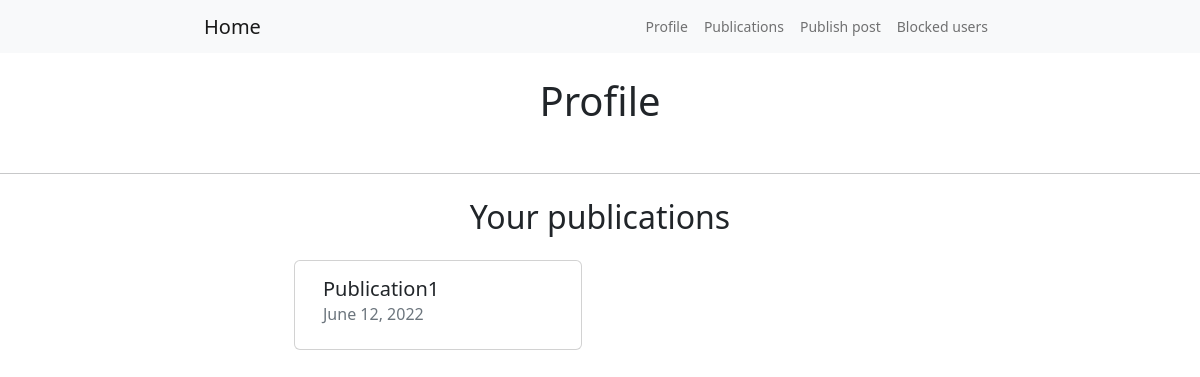
The page /profile/ (signed in) on the database as committed earlier.
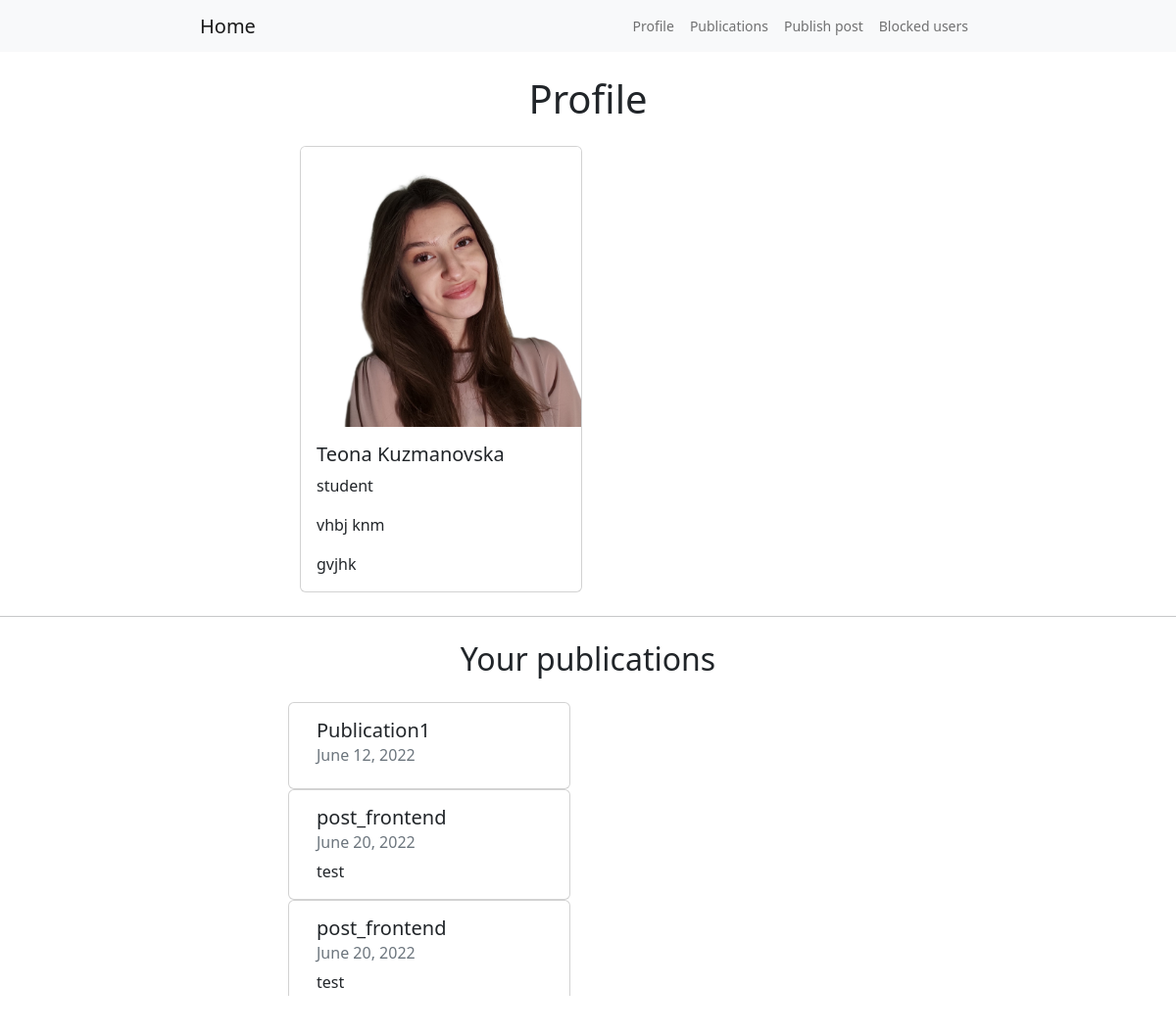
The same page on the database as committed later.
### BlogPost/models.py (models this page shows)
class Publication(models.Model):
    title = models.CharField(max_length=50)
    user = models.ForeignKey(User, on_delete=models.CASCADE)
    summary = models.TextField(null=True, blank=True)
    files = models.FileField(null=True, blank=True)
    creation_date = models.DateField(auto_now=True,)
    last_modified = models.DateTimeField(auto_now=True,)

class UserModel(models.Model):
    user = models.ForeignKey(User, on_delete=models.CASCADE)
    name = models.CharField(max_length=50, null=True, blank=True)
    surname = models.CharField(max_length=50, null=True, blank=True)
    image = models.ImageField(upload_to="images/", null=True, blank=True)
    interests = models.TextField(null=True, blank=True)
    skills = models.TextField(null=True, blank=True)
    occupation = models.CharField(max_length=50, null=True, blank=True)

### BlogPost/views.py (the view)
# urls.py: path('profile/', profile, name="profile"),
def profile(request):
    queryset1 = UserModel.objects.filter(user=request.user).all()
    queryset2 = Publication.objects.filter(user=request.user).all()
    context = {"users": queryset1, "user_publications": queryset2}
    return render(request, "profile.html", context=context)

### templates/profile.html (shortened to what this page needs)
<!DOCTYPE html>
<html lang="en">
<head>
    <link href="https://cdn.jsdelivr.net/npm/bootstrap@5.2.0-beta1/dist/css/bootstrap.min.css" rel="stylesheet"
>
</head>
<body>
<nav class="row justify-content-center small navbar navbar-expand-lg navbar-light bg-light">
    <div class="container-fluid col-8">
        <div class="navbar-header">
            <a class="navbar-brand" href="#">Home</a>
        </div>
        <ul class="nav navbar-nav d-flex">
            <li class="nav-item"><a class="nav-link" href="{% url "profile" %}">Profile</a></li>
            <li class="nav-item"><a class="nav-link" href="{% url "publications" %}">Publications</a></li>
            <li class="nav-item"><a class="nav-link" href="{% url "add_publications" %}">Publish post</a></li>
            <li class="nav-item"><a class="nav-link" href="{% url "blocked_users" %}">Blocked users</a></li>
        </ul>
    </div>
</nav>
<h1 class="row justify-content-center my-4">Profile</h1>
<div class="row justify-content-center my-4">
    <div class="col-6">
        {% for user in users %}
            <div class="card col-6" style="width: 18rem;">
              <img src="{{ MEDIA_URL }}{{ user.image.url }}" class="card-img-top" alt="...">
              <div class="card-body">
                <h5 class="card-title">{{ user.name }} {{ user.surname }}</h5>
                <p class="card-text">{{ user.occupation }}</p>
                <p class="card-text">{{ user.skills }}</p>
                <p class="card-text">{{ user.interests }}</p>
              </div>
            </div>
        {% endfor %}
    </div>
</div>
<hr class="row justify-content-center my-4">
<h2 class="row justify-content-center my-4">Your publications</h2>
<div class="row justify-content-center my-4">
<div class="col-6">
    {% for user_publication in user_publications %}
        <div class="row">
            <div class="card" style="width: 18rem;">
              <div class="card-body">
                <h5 class="card-title">{{ user_publication.title }}</h5>
                <h6 class="card-subtitle mb-2 text-muted">{{ user_publication.creation_date }}</h6>
                <p class="card-text">{{ user_publication.summary }}</p>
              </div>
            </div>
        </div>
    {% endfor %}
</div>
</div>
</body>
</html>

Rows that differ between the two databases and show on the page:
added UserModel: image (picture), name "Teona", surname "Kuzmanovska", occupation "student", skills "vhbj knm", interests "gvjhk"
added Publication: title "post_frontend", creation_date "June 20, 2022", summary "test"
added Publication: title "post_frontend", creation_date "June 20, 2022", summary "test"
